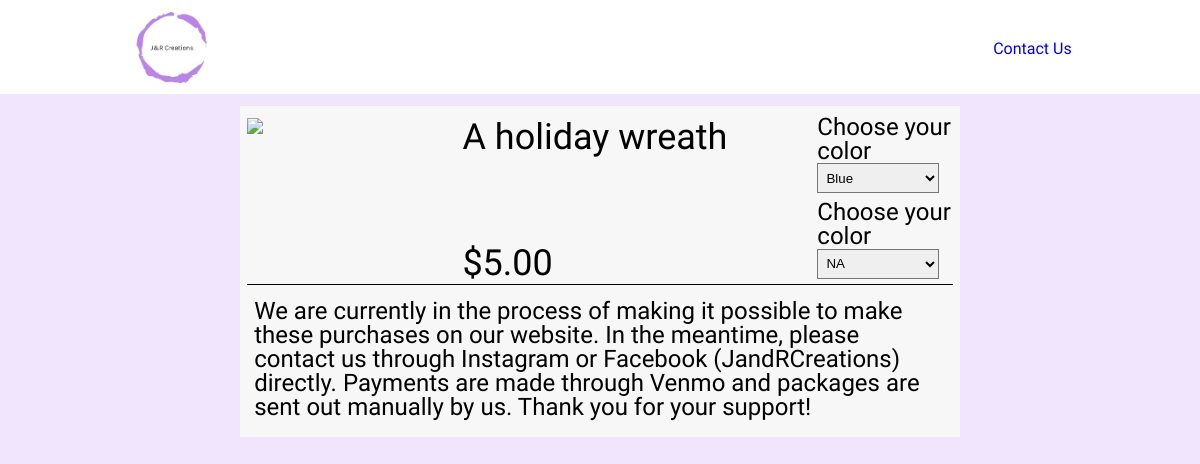
The page /1/view_prod on the database its author committed.
### tables this page shows
CREATE TABLE prod (
    prod_id INTEGER PRIMARY KEY AUTOINCREMENT,
    prod_type_id INTEGER,
    prod_name TEXT NOT NULL,
    prod_description TEXT NOT NULL,
    prod_price REAL NOT NULL,
    prod_cost REAL NOT NULL,
    prod_sold BOOLEAN NOT NULL,
    FOREIGN KEY (prod_type_id) REFERENCES prod_type (prod_type_id)
);

CREATE TABLE custom (
    custom_id INTEGER PRIMARY KEY AUTOINCREMENT,
    prod_id INTEGER NOT NULL,
    custom TEXT NOT NULL,
    custom_desc TEXT NOT NULL,
    exclusive BOOLEAN NOT NULL,
    require BOOLEAN NOT NULL,
    FOREIGN KEY (prod_id) REFERENCES prod (prod_id)
);

### JandRCreations/products.py (the view)
@bp.route('/<int:product>/view_prod') #look at a specific product
def view_product(product): #get the information about the product, if it exists. ow send a 404 error
    prod = get_prod_by_prodid(product)
    cust = get_cust_by_prodid(product)
    cust = {tempcust:get_options_by_custid(tempcust['custom_id']) for tempcust in cust}
    if prod is not None :
        return render_template('products/product.html', prod=prod, cust=cust)
    else :
        abort(404)

### JandRCreations/admin.py (called while the page is built)
@bp.before_app_request
def load_admin_user() :
    user_id = session.get('user_id')
    if user_id is None :
        g.admin = None
    else :
        g.admin = get_db().execute('SELECT * FROM user WHERE user_id = ?', (user_id,)).fetchone()['username']

### JandRCreations/auth.py (called while the page is built)
def get_prod_by_prodid(prodid) : #get the prod by id
    db = get_db() #connect
    if not (type(prodid) is int) : #avoid SQL injection
        return None
    prod = db.execute('SELECT prod_id, prod_name, prod_description, prod_price, prod_cost, prod_sold FROM prod WHERE prod_id = ?', (prodid,)).fetchone()
    return prod

def get_cust_by_prodid(prodid) : #get customization sections based on prodid
    db = get_db() #open the db
    if not (type(prodid) is int) : #make sure our prodid is an int (avoid sql injection)
        return None
    cust = db.execute('SELECT * FROM custom WHERE custom.prod_id = ?', (prodid,)).fetchall()
    return cust

def get_options_by_custid(custid) : #need to get options for the customization
    db = get_db() #connect
    if not (type(custid) is int) :
        return None #avoid sql injection
    options = db.execute('SELECT * FROM options WHERE options.custom_id = ?', (custid,)).fetchall()
    return options

### JandRCreations/db.py (called while the page is built)
def get_db():  #get the db connection for other functions
    if 'db' not in g: #if its not already in g
        g.db = sqlite3.connect( #connect to the database and put it in g
            current_app.config['DATABASE'],
            detect_types=sqlite3.PARSE_DECLTYPES
        )
        g.db.row_factory = sqlite3.Row
    return g.db #get the database out of g, will be in there now if it wasn't before

### JandRCreations/templates/products/product.html (shortened to what this page needs)
{% extends 'base.html' %}
{% block stylesheet %}
    <link rel="stylesheet" href="{{ url_for('static', filename='css/product.css') }}">
{% endblock %}
{% block content %}
    {% if prod['prod_sold'] %}
        <h1>This product is no longer available.</h1>
    {% else %}
    {% set filename = 'images/' + prod['prod_name'] + '.png' %}
    <div {% if cust %} id="prod_container_cust" {% else %} id="prod_container" {% endif %}>
        <div>
            <img id="prod_img" src="{{ url_for('static', filename=filename) }}">
        </div>
        <div {% if cust %} id="prod_text_cust" {% else %} id="prod_text" {% endif %}>
            <p id="prod_description">{{prod['prod_description']}}</p>
            <p id="prod_price">{{ "$%.2f"|format(prod['prod_price']) }}</p>
        </div>
        {% if cust %}
            <div id="forms_container">
            {% for customization in cust %}
                <form class="forms">
                    {{customization['custom_desc']}}
                    <select class="cust_name">
                        {% if not customization['require'] %} <option value=0>NA</option> {% endif %}
                        {% for option in cust[customization] %}
                            <option value="{{option['cost_change']}}">{{option['option_name']}}</option>
                        {% endfor %}
                    </select>
                </form>
            {% endfor %}
            </div>
        {% endif %}
        <div id="instructions">
            We are currently in the process of making it possible to make these purchases on our website.
            In the meantime, please contact us through Instagram or Facebook (JandRCreations) directly.
            Payments are made through Venmo and packages are sent out manually by us.
            Thank you for your support!
        </div>
    </div>
    {% endif %}
{% endblock %}

### JandRCreations/static/css/base.css (style rules this page uses)
* { margin: 0; padding: 0; position: relative; -webkit-box-sizing: border-box; }
p { margin: 0; padding: 0; font-size: 1.5em; margin-top: 0.5%; margin-bottom: 1%; }
form { padding-top: 1%; }

### JandRCreations/static/css/product.css (style rules this page uses)
#prod_container_cust { display: grid; grid-template-columns: 30% 50% 20%; position: relative; background-color: #f7f7f7; padding: 1% 1% .5% 1%; }
#prod_img { max-width: 100%; }
#prod_description { font-size: 1.5em; padding: 1% 1% 1% 1%; }
#prod_price { position: absolute; bottom: 0; padding-left: 1%; }
#instructions { padding: 2% 1% 2% 1%; grid-column: span 3; font-size: 1em; border-top: thin solid; }
#forms_container { padding-left: 4%; }
select { border-radius: 0; width: 90%; min-height: 30px; padding-left: 3%; padding-right: 2%; margin-bottom: 4%; }

### rows shown on the page
prod: prod_description "A holiday wreath", prod_price "$5.00"
custom: custom_desc "Choose your color"
custom: custom_desc "Choose your color", require "NA"

### other values the page prints
form field value "Blue"
